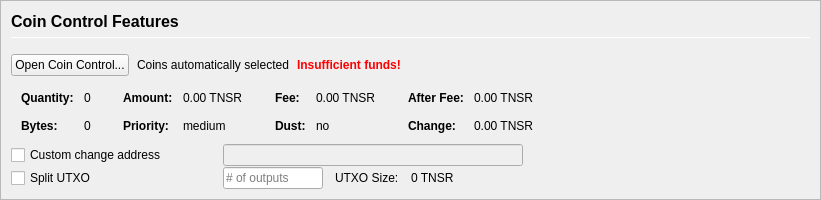
         <widget class="QFrame" name="frameCoinControl">
          <property name="sizePolicy">
           <sizepolicy hsizetype="Expanding" vsizetype="Expanding">
            <horstretch>0</horstretch>
            <verstretch>0</verstretch>
           </sizepolicy>
          </property>
          <property name="maximumSize">
           <size>
            <width>16777215</width>
            <height>16777215</height>
           </size>
          </property>
          <property name="frameShape">
           <enum>QFrame::StyledPanel</enum>
          </property>
          <property name="frameShadow">
           <enum>QFrame::Sunken</enum>
          </property>
          <layout class="QVBoxLayout" name="verticalLayoutCoinControl2">
           <property name="spacing">
            <number>0</number>
           </property>
           <property name="margin">
            <number>0</number>
           </property>
           <item>
            <widget class="QFrame" name="frameCoinControl_BG">
             <layout class="QVBoxLayout" name="verticalLayoutCoinControl" stretch="0,0,0,0,0,0">
              <property name="spacing">
               <number>1</number>
              </property>
              <property name="leftMargin">
               <number>10</number>
              </property>
              <property name="topMargin">
               <number>10</number>
              </property>
              <item>
               <layout class="QHBoxLayout" name="horizontalLayoutCoinControl1">
                <property name="bottomMargin">
                 <number>15</number>
                </property>
                <item>
                 <layout class="QVBoxLayout" name="verticalLayout_3">
                  <property name="spacing">
                   <number>6</number>
                  </property>
                  <item>
                   <widget class="QLabel" name="labelCoinControlFeatures">
                    <property name="sizePolicy">
                     <sizepolicy hsizetype="Preferred" vsizetype="Maximum">
                      <horstretch>0</horstretch>
                      <verstretch>0</verstretch>
                     </sizepolicy>
                    </property>
                    <property name="minimumSize">
                     <size>
                      <width>0</width>
                      <height>20</height>
                     </size>
                    </property>
                    <property name="font">
                     <font>
                      <pointsize>12</pointsize>
                      <weight>75</weight>
                      <bold>true</bold>
                     </font>
                    </property>
                    <property name="styleSheet">
                     <string notr="true">font-weight:bold;</string>
                    </property>
                    <property name="text">
                     <string>Coin Control Features</string>
                    </property>
                   </widget>
                  </item>
                  <item>
                   <widget class="Line" name="line">
                    <property name="minimumSize">
                     <size>
                      <width>0</width>
                      <height>1</height>
                     </size>
                    </property>
                    <property name="maximumSize">
                     <size>
                      <width>16777215</width>
                      <height>1</height>
                     </size>
                    </property>
                    <property name="orientation">
                     <enum>Qt::Horizontal</enum>
                    </property>
                   </widget>
                  </item>
                 </layout>
                </item>
               </layout>
              </item>
              <item>
               <layout class="QHBoxLayout" name="horizontalLayoutCoinControl2" stretch="0,0,0,0">
                <property name="spacing">
                 <number>8</number>
                </property>
                <property name="bottomMargin">
                 <number>10</number>
                </property>
                <item>
                 <widget class="QPushButton" name="pushButtonCoinControl">
                  <property name="styleSheet">
                   <string notr="true"/>
                  </property>
                  <property name="text">
                   <string>Open Coin Control...</string>
                  </property>
                  <property name="autoDefault">
                   <bool>false</bool>
                  </property>
                 </widget>
                </item>
                <item>
                 <widget class="QLabel" name="labelCoinControlAutomaticallySelected">
                  <property name="text">
                   <string>Coins automatically selected</string>
                  </property>
                  <property name="margin">
                   <number>5</number>
                  </property>
                 </widget>
                </item>
                <item>
                 <widget class="QLabel" name="labelCoinControlInsuffFunds">
                  <property name="font">
                   <font>
                    <weight>75</weight>
                    <bold>true</bold>
                   </font>
                  </property>
                  <property name="styleSheet">
                   <string notr="true">color:red;font-weight:bold;</string>
                  </property>
                  <property name="text">
                   <string>Insufficient funds!</string>
                  </property>
                  <property name="margin">
                   <number>5</number>
                  </property>
                 </widget>
                </item>
                <item>
                 <spacer name="horizontalSpacerCoinControl">
                  <property name="orientation">
                   <enum>Qt::Horizontal</enum>
                  </property>
                  <property name="sizeHint" stdset="0">
                   <size>
                    <width>40</width>
                    <height>1</height>
                   </size>
                  </property>
                 </spacer>
                </item>
               </layout>
              </item>
              <item>
               <widget class="QWidget" name="widgetCoinControl" native="true">
                <property name="sizePolicy">
                 <sizepolicy hsizetype="Preferred" vsizetype="Preferred">
                  <horstretch>0</horstretch>
                  <verstretch>0</verstretch>
                 </sizepolicy>
                </property>
                <property name="minimumSize">
                 <size>
                  <width>0</width>
                  <height>0</height>
                 </size>
                </property>
                <property name="styleSheet">
                 <string notr="true"/>
                </property>
                <layout class="QHBoxLayout" name="horizontalLayoutCoinControl5">
                 <property name="margin">
                  <number>0</number>
                 </property>
                 <item>
                  <layout class="QHBoxLayout" name="horizontalLayoutCoinControl3" stretch="0,0,0,1">
                   <property name="spacing">
                    <number>20</number>
                   </property>
                   <property name="topMargin">
                    <number>0</number>
                   </property>
                   <property name="bottomMargin">
                    <number>10</number>
                   </property>
                   <item>
                    <layout class="QFormLayout" name="formLayoutCoinControl1">
                     <property name="horizontalSpacing">
                      <number>10</number>
                     </property>
                     <property name="verticalSpacing">
                      <number>14</number>
                     </property>
                     <property name="leftMargin">
                      <number>10</number>
                     </property>
                     <property name="topMargin">
                      <number>4</number>
                     </property>
                     <property name="rightMargin">
                      <number>6</number>
                     </property>
                     <item row="0" column="0">
                      <widget class="QLabel" name="labelCoinControlQuantityText">
                       <property name="font">
                        <font>
                         <weight>75</weight>
                         <bold>true</bold>
                        </font>
                       </property>
                       <property name="text">
                        <string>Quantity:</string>
                       </property>
                       <property name="margin">
                        <number>0</number>
                       </property>
                      </widget>
                     </item>
                     <item row="0" column="1">
                      <widget class="QLabel" name="labelCoinControlQuantity">
                       <property name="cursor">
                        <cursorShape>IBeamCursor</cursorShape>
                       </property>
                       <property name="contextMenuPolicy">
                        <enum>Qt::ActionsContextMenu</enum>
                       </property>
                       <property name="text">
                        <string notr="true">0</string>
                       </property>
                       <property name="margin">
                        <number>0</number>
                       </property>
                       <property name="textInteractionFlags">
                        <set>Qt::LinksAccessibleByMouse|Qt::TextSelectableByKeyboard|Qt::TextSelectableByMouse</set>
                       </property>
                      </widget>
                     </item>
                     <item row="1" column="0">
                      <widget class="QLabel" name="labelCoinControlBytesText">
                       <property name="font">
                        <font>
                         <weight>75</weight>
                         <bold>true</bold>
                        </font>
                       </property>
                       <property name="text">
                        <string>Bytes:</string>
                       </property>
                      </widget>
                     </item>
                     <item row="1" column="1">
                      <widget class="QLabel" name="labelCoinControlBytes">
                       <property name="cursor">
                        <cursorShape>IBeamCursor</cursorShape>
                       </property>
                       <property name="contextMenuPolicy">
                        <enum>Qt::ActionsContextMenu</enum>
                       </property>
                       <property name="text">
                        <string notr="true">0</string>
                       </property>
                       <property name="textInteractionFlags">
                        <set>Qt::LinksAccessibleByMouse|Qt::TextSelectableByKeyboard|Qt::TextSelectableByMouse</set>
                       </property>
                      </widget>
                     </item>
                    </layout>
                   </item>
                   <item>
                    <layout class="QFormLayout" name="formLayoutCoinControl2">
                     <property name="horizontalSpacing">
                      <number>10</number>
                     </property>
                     <property name="verticalSpacing">
                      <number>14</number>
                     </property>
                     <property name="leftMargin">
                      <number>6</number>
                     </property>
                     <property name="topMargin">
                      <number>4</number>
                     </property>
                     <property name="rightMargin">
                      <number>6</number>
                     </property>
                     <item row="0" column="0">
                      <widget class="QLabel" name="labelCoinControlAmountText">
                       <property name="font">
                        <font>
                         <weight>75</weight>
                         <bold>true</bold>
                        </font>
                       </property>
                       <property name="text">
                        <string>Amount:</string>
                       </property>
                       <property name="margin">
                        <number>0</number>
                       </property>
                      </widget>
                     </item>
                     <item row="0" column="1">
                      <widget class="QLabel" name="labelCoinControlAmount">
                       <property name="cursor">
                        <cursorShape>IBeamCursor</cursorShape>
                       </property>
                       <property name="contextMenuPolicy">
                        <enum>Qt::ActionsContextMenu</enum>
                       </property>
                       <property name="text">
                        <string notr="true">0.00 TNSR</string>
                       </property>
                       <property name="textInteractionFlags">
                        <set>Qt::LinksAccessibleByMouse|Qt::TextSelectableByKeyboard|Qt::TextSelectableByMouse</set>
                       </property>
                      </widget>
                     </item>
                     <item row="1" column="0">
                      <widget class="QLabel" name="labelCoinControlPriorityText">
                       <property name="font">
                        <font>
                         <weight>75</weight>
                         <bold>true</bold>
                        </font>
                       </property>
                       <property name="text">
                        <string>Priority:</string>
                       </property>
                      </widget>
                     </item>
                     <item row="1" column="1">
                      <widget class="QLabel" name="labelCoinControlPriority">
                       <property name="cursor">
                        <cursorShape>IBeamCursor</cursorShape>
                       </property>
                       <property name="contextMenuPolicy">
                        <enum>Qt::ActionsContextMenu</enum>
                       </property>
                       <property name="text">
                        <string>medium</string>
                       </property>
                       <property name="textInteractionFlags">
                        <set>Qt::LinksAccessibleByMouse|Qt::TextSelectableByKeyboard|Qt::TextSelectableByMouse</set>
                       </property>
                      </widget>
                     </item>
                    </layout>
                   </item>
                   <item>
                    <layout class="QFormLayout" name="formLayoutCoinControl3">
                     <property name="horizontalSpacing">
                      <number>10</number>
                     </property>
                     <property name="verticalSpacing">
                      <number>14</number>
                     </property>
                     <property name="leftMargin">
                      <number>6</number>
                     </property>
                     <property name="topMargin">
                      <number>4</number>
                     </property>
                     <property name="rightMargin">
                      <number>6</number>
                     </property>
                     <item row="0" column="0">
                      <widget class="QLabel" name="labelCoinControlFeeText">
                       <property name="font">
                        <font>
                         <weight>75</weight>
                         <bold>true</bold>
                        </font>
                       </property>
                       <property name="text">
                        <string>Fee:</string>
                       </property>
                       <property name="margin">
                        <number>0</number>
                       </property>
                      </widget>
                     </item>
                     <item row="0" column="1">
                      <widget class="QLabel" name="labelCoinControlFee">
                       <property name="cursor">
                        <cursorShape>IBeamCursor</cursorShape>
                       </property>
                       <property name="contextMenuPolicy">
                        <enum>Qt::ActionsContextMenu</enum>
                       </property>
                       <property name="text">
                        <string notr="true">0.00 TNSR</string>
                       </property>
                       <property name="textInteractionFlags">
                        <set>Qt::LinksAccessibleByMouse|Qt::TextSelectableByKeyboard|Qt::TextSelectableByMouse</set>
                       </property>
                      </widget>
                     </item>
                     <item row="1" column="0">
                      <widget class="QLabel" name="labelCoinControlLowOutputText">
                       <property name="font">
                        <font>
                         <weight>75</weight>
                         <bold>true</bold>
                        </font>
                       </property>
                       <property name="text">
                        <string>Dust:</string>
                       </property>
                      </widget>
                     </item>
                     <item row="1" column="1">
                      <widget class="QLabel" name="labelCoinControlLowOutput">
                       <property name="cursor">
                        <cursorShape>IBeamCursor</cursorShape>
                       </property>
                       <property name="contextMenuPolicy">
                        <enum>Qt::ActionsContextMenu</enum>
                       </property>
                       <property name="text">
                        <string>no</string>
                       </property>
                       <property name="textInteractionFlags">
                        <set>Qt::LinksAccessibleByMouse|Qt::TextSelectableByKeyboard|Qt::TextSelectableByMouse</set>
                       </property>
                      </widget>
                     </item>
                    </layout>
                   </item>
                   <item>
                    <layout class="QFormLayout" name="formLayoutCoinControl4">
                     <property name="horizontalSpacing">
                      <number>10</number>
                     </property>
                     <property name="verticalSpacing">
                      <number>14</number>
                     </property>
                     <property name="leftMargin">
                      <number>6</number>
                     </property>
                     <property name="topMargin">
                      <number>4</number>
                     </property>
                     <property name="rightMargin">
                      <number>6</number>
                     </property>
                     <item row="0" column="0">
                      <widget class="QLabel" name="labelCoinControlAfterFeeText">
                       <property name="font">
                        <font>
                         <weight>75</weight>
                         <bold>true</bold>
                        </font>
                       </property>
                       <property name="text">
                        <string>After Fee:</string>
                       </property>
                       <property name="margin">
                        <number>0</number>
                       </property>
                      </widget>
                     </item>
                     <item row="0" column="1">
                      <widget class="QLabel" name="labelCoinControlAfterFee">
                       <property name="cursor">
                        <cursorShape>IBeamCursor</cursorShape>
                       </property>
                       <property name="contextMenuPolicy">
                        <enum>Qt::ActionsContextMenu</enum>
                       </property>
                       <property name="text">
                        <string notr="true">0.00 TNSR</string>
                       </property>
                       <property name="textInteractionFlags">
                        <set>Qt::LinksAccessibleByMouse|Qt::TextSelectableByKeyboard|Qt::TextSelectableByMouse</set>
                       </property>
                      </widget>
                     </item>
                     <item row="1" column="0">
                      <widget class="QLabel" name="labelCoinControlChangeText">
                       <property name="font">
                        <font>
                         <weight>75</weight>
                         <bold>true</bold>
                        </font>
                       </property>
                       <property name="text">
                        <string>Change:</string>
                       </property>
                      </widget>
                     </item>
                     <item row="1" column="1">
                      <widget class="QLabel" name="labelCoinControlChange">
                       <property name="cursor">
                        <cursorShape>IBeamCursor</cursorShape>
                       </property>
                       <property name="contextMenuPolicy">
                        <enum>Qt::ActionsContextMenu</enum>
                       </property>
                       <property name="text">
                        <string notr="true">0.00 TNSR</string>
                       </property>
                       <property name="textInteractionFlags">
                        <set>Qt::LinksAccessibleByMouse|Qt::TextSelectableByKeyboard|Qt::TextSelectableByMouse</set>
                       </property>
                      </widget>
                     </item>
                    </layout>
                   </item>
                  </layout>
                 </item>
                </layout>
               </widget>
              </item>
              <item>
               <layout class="QHBoxLayout" name="horizontalLayoutCoinControl4">
                <property name="spacing">
                 <number>12</number>
                </property>
                <property name="sizeConstraint">
                 <enum>QLayout::SetDefaultConstraint</enum>
                </property>
                <property name="topMargin">
                 <number>0</number>
                </property>
                <property name="rightMargin">
                 <number>0</number>
                </property>
                <item>
                 <widget class="QCheckBox" name="checkBoxCoinControlChange">
                  <property name="sizePolicy">
                   <sizepolicy hsizetype="Preferred" vsizetype="Preferred">
                    <horstretch>0</horstretch>
                    <verstretch>0</verstretch>
                   </sizepolicy>
                  </property>
                  <property name="minimumSize">
                   <size>
                    <width>200</width>
                    <height>0</height>
                   </size>
                  </property>
                  <property name="maximumSize">
                   <size>
                    <width>200</width>
                    <height>16777215</height>
                   </size>
                  </property>
                  <property name="toolTip">
                   <string>If this is activated, but the change address is empty or invalid, change will be sent to a newly generated address.</string>
                  </property>
                  <property name="text">
                   <string>Custom change address</string>
                  </property>
                 </widget>
                </item>
                <item>
                 <widget class="QValidatedLineEdit" name="lineEditCoinControlChange">
                  <property name="enabled">
                   <bool>false</bool>
                  </property>
                  <property name="sizePolicy">
                   <sizepolicy hsizetype="Preferred" vsizetype="Preferred">
                    <horstretch>0</horstretch>
                    <verstretch>0</verstretch>
                   </sizepolicy>
                  </property>
                  <property name="minimumSize">
                   <size>
                    <width>300</width>
                    <height>0</height>
                   </size>
                  </property>
                 </widget>
                </item>
                <item>
                 <widget class="QLabel" name="labelCoinControlChangeLabel">
                  <property name="sizePolicy">
                   <sizepolicy hsizetype="Preferred" vsizetype="Preferred">
                    <horstretch>0</horstretch>
                    <verstretch>0</verstretch>
                   </sizepolicy>
                  </property>
                  <property name="minimumSize">
                   <size>
                    <width>100</width>
                    <height>0</height>
                   </size>
                  </property>
                  <property name="text">
                   <string/>
                  </property>
                  <property name="margin">
                   <number>3</number>
                  </property>
                 </widget>
                </item>
               </layout>
              </item>
              <item>
               <layout class="QHBoxLayout" name="horizontalLayoutCoinControl6">
                <property name="spacing">
                 <number>12</number>
                </property>
                <property name="rightMargin">
                 <number>0</number>
                </property>
                <item>
                 <widget class="QCheckBox" name="splitBlockCheckBox">
                  <property name="sizePolicy">
                   <sizepolicy hsizetype="Preferred" vsizetype="Preferred">
                    <horstretch>0</horstretch>
                    <verstretch>0</verstretch>
                   </sizepolicy>
                  </property>
                  <property name="minimumSize">
                   <size>
                    <width>200</width>
                    <height>0</height>
                   </size>
                  </property>
                  <property name="maximumSize">
                   <size>
                    <width>200</width>
                    <height>16777215</height>
                   </size>
                  </property>
                  <property name="text">
                   <string>Split UTXO</string>
                  </property>
                 </widget>
                </item>
                <item>
                 <widget class="QLineEdit" name="splitBlockLineEdit">
                  <property name="sizePolicy">
                   <sizepolicy hsizetype="Preferred" vsizetype="Preferred">
                    <horstretch>50</horstretch>
                    <verstretch>0</verstretch>
                   </sizepolicy>
                  </property>
                  <property name="minimumSize">
                   <size>
                    <width>100</width>
                    <height>0</height>
                   </size>
                  </property>
                  <property name="maximumSize">
                   <size>
                    <width>100</width>
                    <height>16777215</height>
                   </size>
                  </property>
                  <property name="placeholderText">
                   <string># of outputs</string>
                  </property>
                 </widget>
                </item>
                <item>
                 <widget class="QLabel" name="labelBlockSizeText">
                  <property name="text">
                   <string>UTXO Size:</string>
                  </property>
                 </widget>
                </item>
                <item>
                 <widget class="QLabel" name="labelBlockSize">
                  <property name="text">
                   <string>0 TNSR</string>
                  </property>
                 </widget>
                </item>
                <item>
                 <spacer name="horizontalSpacer_7">
                  <property name="orientation">
                   <enum>Qt::Horizontal</enum>
                  </property>
                  <property name="sizeHint" stdset="0">
                   <size>
                    <width>40</width>
                    <height>20</height>
                   </size>
                  </property>
                 </spacer>
                </item>
               </layout>
              </item>
              <item>
               <spacer name="verticalSpacerCoinControl">
                <property name="orientation">
                 <enum>Qt::Vertical</enum>
                </property>
                <property name="sizeHint" stdset="0">
                 <size>
                  <width>800</width>
                  <height>1</height>
                 </size>
                </property>
               </spacer>
              </item>
             </layout>
            </widget>
           </item>
          </layout>
         </widget>
